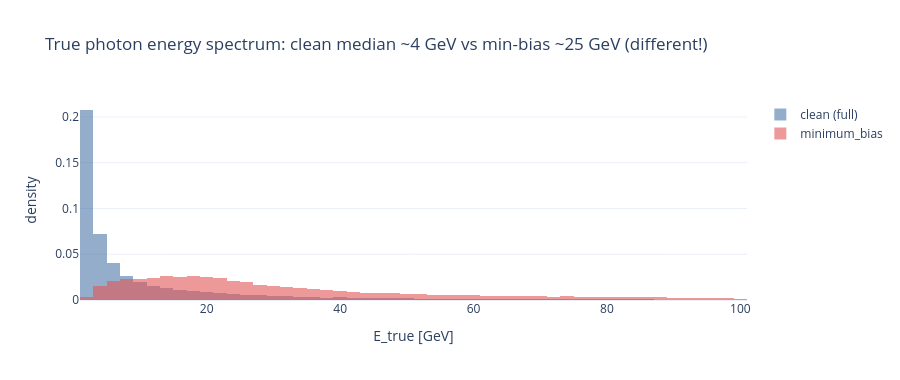

The code cell stored with this chart in its notebook:
### Code cell
# 1) energy spectra - the samples are NOT the same spectrum
fig = go.Figure()
for d, name, c in [(CL, "clean (full)", "#4c78a8"), (MB, "minimum_bias", "#e45756")]:
    Et = d["Et"]; Et = Et[(Et >= 1) & (Et <= 100)]
    fig.add_trace(go.Histogram(x=Et, nbinsx=60, name=name, marker_color=c, opacity=0.6, histnorm="probability density"))
fig.update_layout(barmode="overlay", template="plotly_white", height=380,
                  title="True photon energy spectrum: clean median ~4 GeV vs min-bias ~25 GeV (different!)",
                  xaxis_title="E_true [GeV]", yaxis_title="density")
fig.show()

### Figure 1 — Plotly figure (JSON) as saved in the notebook; plotly's stock layout.template omitted (floating-point values rounded to 4 significant figures; data arrays with more than 128 entries replaced by an {"elided": "..."} marker saying what was removed)
{"data": [{"histnorm": "probability density", "marker": {"color": "#4c78a8"}, "name": "clean (full)", "nbinsx": 60, "opacity": 0.6, "type": "histogram", "x": {"elided": "77501 float values"}}, {"histnorm": "probability density", "marker": {"color": "#e45756"}, "name": "minimum_bias", "nbinsx": 60, "opacity": 0.6, "type": "histogram", "x": {"elided": "35448 float values"}}], "layout": {"barmode": "overlay", "height": 380, "title": {"text": "True photon energy spectrum: clean median ~4 GeV vs min-bias ~25 GeV (different!)"}, "xaxis": {"title": {"text": "E_true [GeV]"}}, "yaxis": {"title": {"text": "density"}}}}
